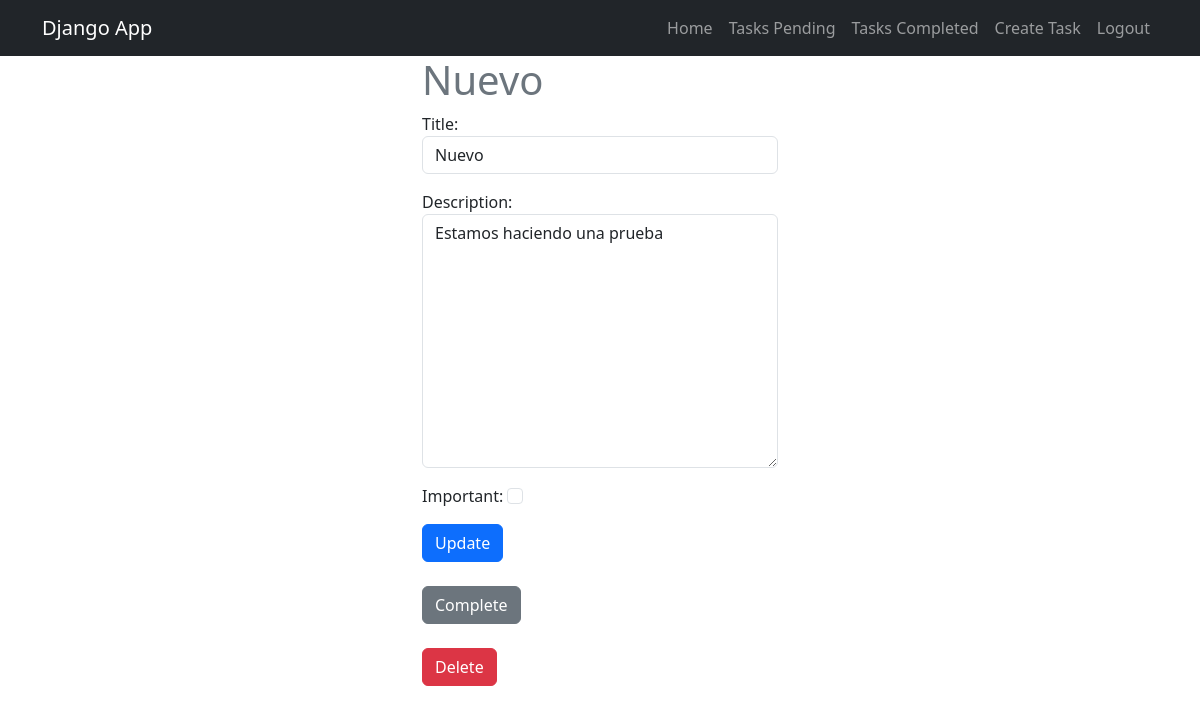
Page /tasks/4/ (signed in) on the earlier database version.
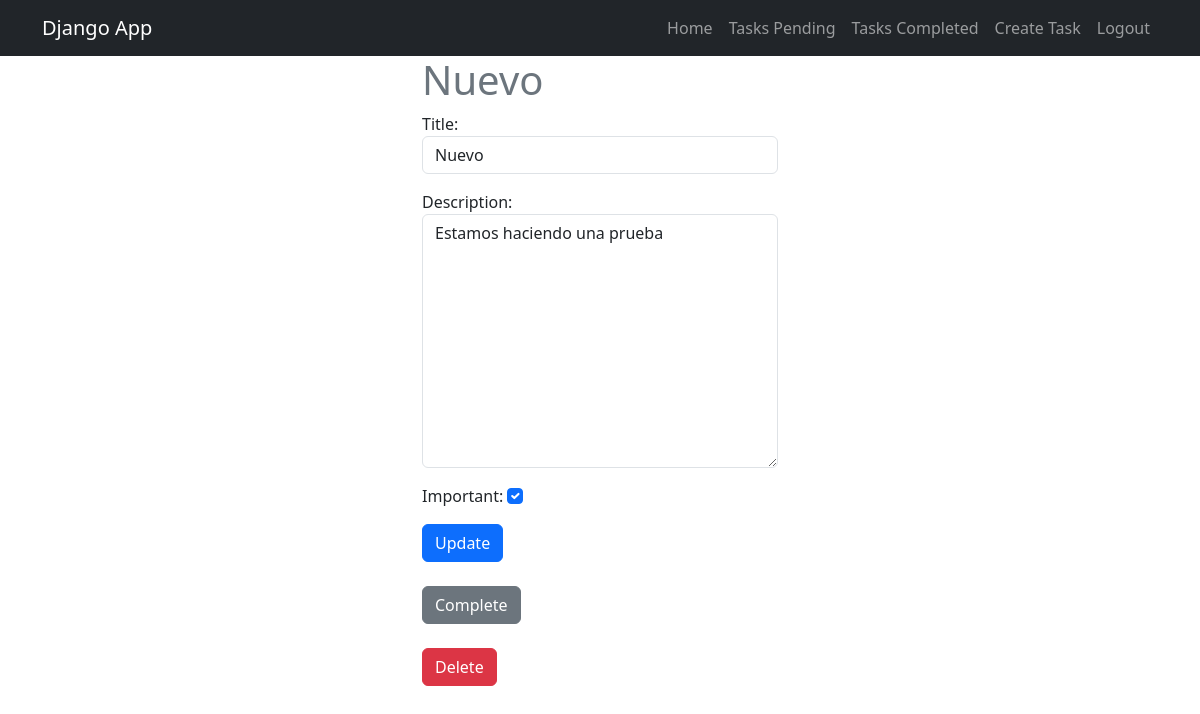
Same page on the later database version.
### tasks/models.py (models this page shows, shortened)
class Task(models.Model): # crea una tabla en la base de datos
    title = models.CharField(max_length=100) # campo de texto
    description = models.TextField(blank=True) # campo de texto largo
    created = models.DateTimeField(auto_now_add=True) # campo de fecha y hora
    datecompleted = models.DateTimeField(null=True, blank=True) # campo de fecha y hora
    important = models.BooleanField(default=False) # campo booleano
    user = models.ForeignKey(User, on_delete=models.CASCADE) # campo de relacion con la tabla User. Si se elimina un usuario se eliminan sus tareas

### tasks/views.py (the view, shortened to what this page needs)
# urls.py: path('tasks/<int:task_id>/', views.task_detail, name='task_detail'),
@login_required # solo se puede acceder a esta pagina si el usuario esta autenticado
def task_detail(request, task_id): # actualizar tarea
    if request.method == 'GET':
        task = get_object_or_404(Task, pk=task_id, user=request.user)
        form = TaskForm(instance=task)
        return render(request, 'task_detail.html', {'task': task, 'form': form}) # mostrar formulario con los datos de la tarea

### tasks/forms.py
class TaskForm(forms.ModelForm): # formulario para crear una tarea
    class Meta:
        model = Task
        fields = ['title', 'description', 'important']
        widgets = {
            'title': forms.TextInput(attrs={'class': 'form-control', 'placeholder': 'Título de la tarea'}),
            'description': forms.Textarea(attrs={'class': 'form-control', 'placeholder': 'Descripción de la tarea'}),
            'important': forms.CheckboxInput(attrs={'class': 'form-check-input'})
        }

### tasks/templates/task_detail.html (shortened to what this page needs)
{% extends 'base.html' %}
{% block content %}
<main class="container">
    <div class="row">
        <div class="col-md-4 offset-md-4">
            <h1 class="text-secondary">{{ task.title }}</h1>
            <div>
                <form method="POST">
                    {{ form.as_p }}
                    <button class="btn btn-primary">Update</button> <br>
                    <br>
                </form>
                <form action="{% url 'complete_task' task.id %}" method="POST">
                    <button class="btn btn-secondary">Complete</button> <br>
                    <br>
                </form>
                <form action="{% url 'delete_task' task.id %}" method="POST">
                    <button class="btn btn-danger">Delete</button>
                </form>
            </div>
    </div>
</main>
{% endblock %}

Differences in the rows shown:
changed Task "Nuevo": important "☐" → "☑"
